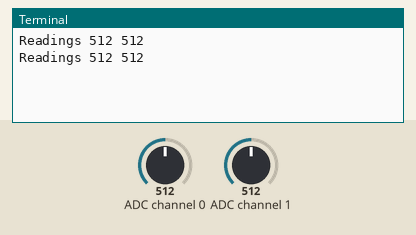
Bench run of a program on a simulated Raspberry Pi (BCM pin numbers). Shown: the last lines printed to the terminal. Inputs (shaded band) come from the test bench; at power-on: ADC channel 0 = 512, ADC channel 1 = 512 (analog values on the 0–1023 scale). Library files of the repository ran but are not shown: mcp3008.py.

Above: at 1.2 s.
1.3 s: ADC channel 0 set to 716
At 2.5 s:
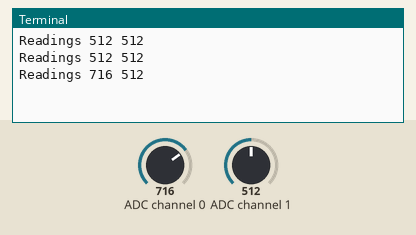
2.8 s: ADC channel 1 set to 716
At 3.8 s:
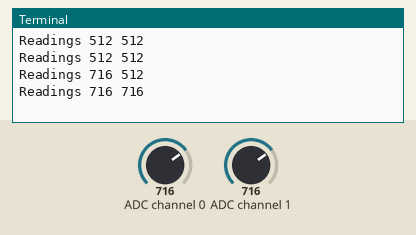
4.3 s: ADC channel 0 set to 900
At 5.6 s:
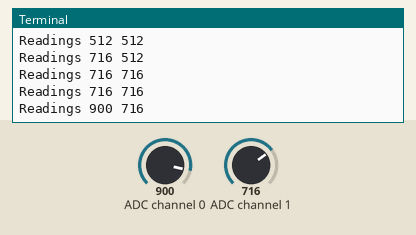
5.8 s: ADC channel 1 set to 900
At 6.8 s:
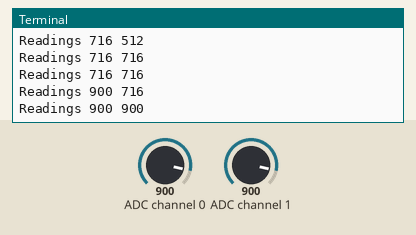
Timing chart, 0 to 8.3 s (numbered marks = the images above; inputs shaded):
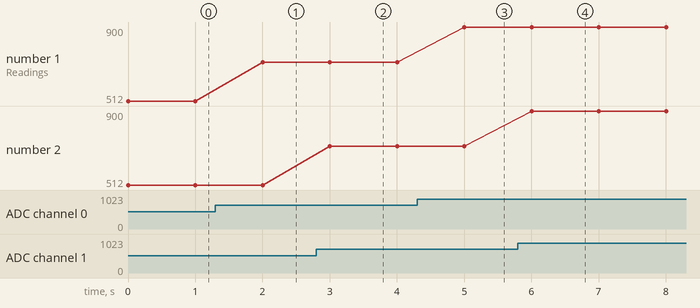

Measured:
- after the input at 1.3 s, the terminal: prints a new line after 0.70 s (image 1)
- after the input at 2.8 s, the terminal: prints a new line after 0.20 s (image 2)
- after the input at 4.3 s, the terminal: prints a new line after 0.70 s (image 3)
- after the input at 5.8 s, the terminal: prints a new line after 0.20 s (image 4)
- plotted number 1: 512 → 716 after the input at 1.3 s, 716 → 900 after the input at 4.3 s

The program:

test.py
```python
# Test ADC readings from MCP3008
import time
from mcp3008 import MCP3008

mcp = MCP3008()

while True:
    adc0 = mcp.read_adc(0)
    adc1 = mcp.read_adc(1)

    print ("Readings {} {}".format(adc0, adc1))
    time.sleep(1)
```
